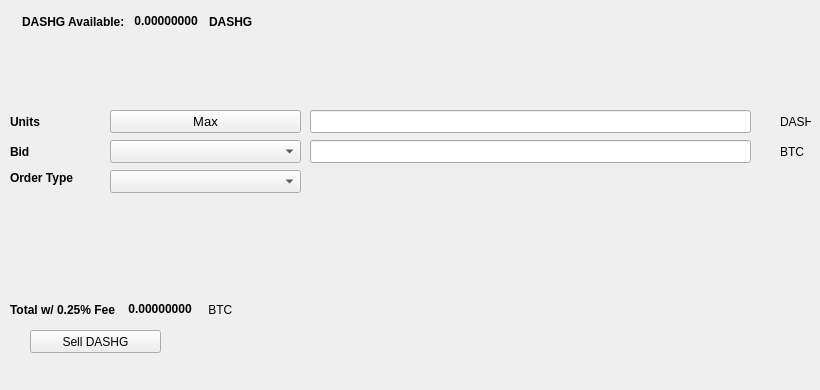
   <widget class="QWidget" name="SellTab">
    <attribute name="title">
     <string>Sell</string>
    </attribute>
    <widget class="QLabel" name="label_16">
     <property name="geometry">
      <rect>
       <x>780</x>
       <y>140</y>
       <width>31</width>
       <height>23</height>
      </rect>
     </property>
     <property name="text">
      <string>BTC</string>
     </property>
    </widget>
    <widget class="QComboBox" name="SellBidcomboBox">
     <property name="geometry">
      <rect>
       <x>110</x>
       <y>140</y>
       <width>191</width>
       <height>23</height>
      </rect>
     </property>
     <property name="font">
      <font>
       <pointsize>10</pointsize>
      </font>
     </property>
    </widget>
    <widget class="QLabel" name="label_18">
     <property name="geometry">
      <rect>
       <x>10</x>
       <y>110</y>
       <width>46</width>
       <height>23</height>
      </rect>
     </property>
     <property name="font">
      <font>
       <weight>75</weight>
       <bold>true</bold>
      </font>
     </property>
     <property name="text">
      <string>Units</string>
     </property>
    </widget>
    <widget class="QPushButton" name="Sell_Max_Amount">
     <property name="geometry">
      <rect>
       <x>110</x>
       <y>110</y>
       <width>191</width>
       <height>23</height>
      </rect>
     </property>
     <property name="font">
      <font>
       <pointsize>10</pointsize>
      </font>
     </property>
     <property name="text">
      <string>Max</string>
     </property>
    </widget>
    <widget class="QLabel" name="label_20">
     <property name="geometry">
      <rect>
       <x>10</x>
       <y>170</y>
       <width>91</width>
       <height>16</height>
      </rect>
     </property>
     <property name="font">
      <font>
       <weight>75</weight>
       <bold>true</bold>
      </font>
     </property>
     <property name="text">
      <string>Order Type</string>
     </property>
    </widget>
    <widget class="QComboBox" name="SellOrdertypeCombo">
     <property name="geometry">
      <rect>
       <x>110</x>
       <y>170</y>
       <width>191</width>
       <height>23</height>
      </rect>
     </property>
     <property name="font">
      <font>
       <pointsize>10</pointsize>
      </font>
     </property>
    </widget>
    <widget class="QLabel" name="label_21">
     <property name="geometry">
      <rect>
       <x>10</x>
       <y>140</y>
       <width>46</width>
       <height>23</height>
      </rect>
     </property>
     <property name="font">
      <font>
       <weight>75</weight>
       <bold>true</bold>
      </font>
     </property>
     <property name="text">
      <string>Bid</string>
     </property>
    </widget>
    <widget class="QLabel" name="label_22">
     <property name="geometry">
      <rect>
       <x>780</x>
       <y>110</y>
       <width>31</width>
       <height>23</height>
      </rect>
     </property>
     <property name="text">
      <string>DASHG</string>
     </property>
    </widget>
    <widget class="QLineEdit" name="UnitsInputDASHG">
     <property name="geometry">
      <rect>
       <x>310</x>
       <y>110</y>
       <width>441</width>
       <height>23</height>
      </rect>
     </property>
     <property name="font">
      <font>
       <pointsize>9</pointsize>
       <weight>75</weight>
       <bold>true</bold>
      </font>
     </property>
    </widget>
    <widget class="QLineEdit" name="SellBidPriceEdit">
     <property name="geometry">
      <rect>
       <x>310</x>
       <y>140</y>
       <width>441</width>
       <height>23</height>
      </rect>
     </property>
     <property name="font">
      <font>
       <pointsize>9</pointsize>
       <weight>75</weight>
       <bold>true</bold>
      </font>
     </property>
    </widget>
    <widget class="QPushButton" name="SellDASHGBTN">
     <property name="geometry">
      <rect>
       <x>30</x>
       <y>330</y>
       <width>131</width>
       <height>23</height>
      </rect>
     </property>
     <property name="text">
      <string>Sell DASHG</string>
     </property>
     <property name="icon">
      <iconset resource="../dashgreen">
       <normaloff>:/icons/bitcoin</normaloff>:/icons/bitcoin</iconset>
     </property>
    </widget>
    <widget class="QWidget" name="layoutWidget3">
     <property name="geometry">
      <rect>
       <x>22</x>
       <y>12</y>
       <width>258</width>
       <height>19</height>
      </rect>
     </property>
     <layout class="QHBoxLayout" name="horizontalLayout">
      <item>
       <widget class="QLabel" name="label232_2">
        <property name="font">
         <font>
          <weight>75</weight>
          <bold>true</bold>
         </font>
        </property>
        <property name="text">
         <string>DASHG Available:</string>
        </property>
       </widget>
      </item>
      <item>
       <widget class="QLabel" name="DASHGAvailableLabel">
        <property name="palette">
         <palette>
          <active>
           <colorrole role="WindowText">
            <brush brushstyle="SolidPattern">
             <color alpha="255">
              <red>0</red>
              <green>0</green>
              <blue>0</blue>
             </color>
            </brush>
           </colorrole>
           <colorrole role="Button">
            <brush brushstyle="SolidPattern">
             <color alpha="255">
              <red>0</red>
              <green>170</green>
              <blue>0</blue>
             </color>
            </brush>
           </colorrole>
           <colorrole role="Light">
            <brush brushstyle="SolidPattern">
             <color alpha="255">
              <red>0</red>
              <green>255</green>
              <blue>0</blue>
             </color>
            </brush>
           </colorrole>
           <colorrole role="Midlight">
            <brush brushstyle="SolidPattern">
             <color alpha="255">
              <red>0</red>
              <green>212</green>
              <blue>0</blue>
             </color>
            </brush>
           </colorrole>
           <colorrole role="Dark">
            <brush brushstyle="SolidPattern">
             <color alpha="255">
              <red>0</red>
              <green>85</green>
              <blue>0</blue>
             </color>
            </brush>
           </colorrole>
           <colorrole role="Mid">
            <brush brushstyle="SolidPattern">
             <color alpha="255">
              <red>0</red>
              <green>113</green>
              <blue>0</blue>
             </color>
            </brush>
           </colorrole>
           <colorrole role="Text">
            <brush brushstyle="SolidPattern">
             <color alpha="255">
              <red>0</red>
              <green>170</green>
              <blue>0</blue>
             </color>
            </brush>
           </colorrole>
           <colorrole role="BrightText">
            <brush brushstyle="SolidPattern">
             <color alpha="255">
              <red>255</red>
              <green>255</green>
              <blue>255</blue>
             </color>
            </brush>
           </colorrole>
           <colorrole role="ButtonText">
            <brush brushstyle="SolidPattern">
             <color alpha="255">
              <red>0</red>
              <green>0</green>
              <blue>0</blue>
             </color>
            </brush>
           </colorrole>
           <colorrole role="Base">
            <brush brushstyle="SolidPattern">
             <color alpha="255">
              <red>255</red>
              <green>255</green>
              <blue>255</blue>
             </color>
            </brush>
           </colorrole>
           <colorrole role="Window">
            <brush brushstyle="SolidPattern">
             <color alpha="255">
              <red>0</red>
              <green>170</green>
              <blue>0</blue>
             </color>
            </brush>
           </colorrole>
           <colorrole role="Shadow">
            <brush brushstyle="SolidPattern">
             <color alpha="255">
              <red>0</red>
              <green>0</green>
              <blue>0</blue>
             </color>
            </brush>
           </colorrole>
           <colorrole role="AlternateBase">
            <brush brushstyle="SolidPattern">
             <color alpha="255">
              <red>127</red>
              <green>212</green>
              <blue>127</blue>
             </color>
            </brush>
           </colorrole>
           <colorrole role="ToolTipBase">
            <brush brushstyle="SolidPattern">
             <color alpha="255">
              <red>255</red>
              <green>255</green>
              <blue>220</blue>
             </color>
            </brush>
           </colorrole>
           <colorrole role="ToolTipText">
            <brush brushstyle="SolidPattern">
             <color alpha="255">
              <red>0</red>
              <green>0</green>
              <blue>0</blue>
             </color>
            </brush>
           </colorrole>
          </active>
          <inactive>
           <colorrole role="WindowText">
            <brush brushstyle="SolidPattern">
             <color alpha="255">
              <red>0</red>
              <green>0</green>
              <blue>0</blue>
             </color>
            </brush>
           </colorrole>
           <colorrole role="Button">
            <brush brushstyle="SolidPattern">
             <color alpha="255">
              <red>0</red>
              <green>170</green>
              <blue>0</blue>
             </color>
            </brush>
           </colorrole>
           <colorrole role="Light">
            <brush brushstyle="SolidPattern">
             <color alpha="255">
              <red>0</red>
              <green>255</green>
              <blue>0</blue>
             </color>
            </brush>
           </colorrole>
           <colorrole role="Midlight">
            <brush brushstyle="SolidPattern">
             <color alpha="255">
              <red>0</red>
              <green>212</green>
              <blue>0</blue>
             </color>
            </brush>
           </colorrole>
           <colorrole role="Dark">
            <brush brushstyle="SolidPattern">
             <color alpha="255">
              <red>0</red>
              <green>85</green>
              <blue>0</blue>
             </color>
            </brush>
           </colorrole>
           <colorrole role="Mid">
            <brush brushstyle="SolidPattern">
             <color alpha="255">
              <red>0</red>
              <green>113</green>
              <blue>0</blue>
             </color>
            </brush>
           </colorrole>
           <colorrole role="Text">
            <brush brushstyle="SolidPattern">
             <color alpha="255">
              <red>0</red>
              <green>170</green>
              <blue>0</blue>
             </color>
            </brush>
           </colorrole>
           <colorrole role="BrightText">
            <brush brushstyle="SolidPattern">
             <color alpha="255">
              <red>255</red>
              <green>255</green>
              <blue>255</blue>
             </color>
            </brush>
           </colorrole>
           <colorrole role="ButtonText">
            <brush brushstyle="SolidPattern">
             <color alpha="255">
              <red>0</red>
              <green>0</green>
              <blue>0</blue>
             </color>
            </brush>
           </colorrole>
           <colorrole role="Base">
            <brush brushstyle="SolidPattern">
             <color alpha="255">
              <red>255</red>
              <green>255</green>
              <blue>255</blue>
             </color>
            </brush>
           </colorrole>
           <colorrole role="Window">
            <brush brushstyle="SolidPattern">
             <color alpha="255">
              <red>0</red>
              <green>170</green>
              <blue>0</blue>
             </color>
            </brush>
           </colorrole>
           <colorrole role="Shadow">
            <brush brushstyle="SolidPattern">
             <color alpha="255">
              <red>0</red>
              <green>0</green>
              <blue>0</blue>
             </color>
            </brush>
           </colorrole>
           <colorrole role="AlternateBase">
            <brush brushstyle="SolidPattern">
             <color alpha="255">
              <red>127</red>
              <green>212</green>
              <blue>127</blue>
             </color>
            </brush>
           </colorrole>
           <colorrole role="ToolTipBase">
            <brush brushstyle="SolidPattern">
             <color alpha="255">
              <red>255</red>
              <green>255</green>
              <blue>220</blue>
             </color>
            </brush>
           </colorrole>
           <colorrole role="ToolTipText">
            <brush brushstyle="SolidPattern">
             <color alpha="255">
              <red>0</red>
              <green>0</green>
              <blue>0</blue>
             </color>
            </brush>
           </colorrole>
          </inactive>
          <disabled>
           <colorrole role="WindowText">
            <brush brushstyle="SolidPattern">
             <color alpha="255">
              <red>0</red>
              <green>85</green>
              <blue>0</blue>
             </color>
            </brush>
           </colorrole>
           <colorrole role="Button">
            <brush brushstyle="SolidPattern">
             <color alpha="255">
              <red>0</red>
              <green>170</green>
              <blue>0</blue>
             </color>
            </brush>
           </colorrole>
           <colorrole role="Light">
            <brush brushstyle="SolidPattern">
             <color alpha="255">
              <red>0</red>
              <green>255</green>
              <blue>0</blue>
             </color>
            </brush>
           </colorrole>
           <colorrole role="Midlight">
            <brush brushstyle="SolidPattern">
             <color alpha="255">
              <red>0</red>
              <green>212</green>
              <blue>0</blue>
             </color>
            </brush>
           </colorrole>
           <colorrole role="Dark">
            <brush brushstyle="SolidPattern">
             <color alpha="255">
              <red>0</red>
              <green>85</green>
              <blue>0</blue>
             </color>
            </brush>
           </colorrole>
           <colorrole role="Mid">
            <brush brushstyle="SolidPattern">
             <color alpha="255">
              <red>0</red>
              <green>113</green>
              <blue>0</blue>
             </color>
            </brush>
           </colorrole>
           <colorrole role="Text">
            <brush brushstyle="SolidPattern">
             <color alpha="255">
              <red>0</red>
              <green>85</green>
              <blue>0</blue>
             </color>
            </brush>
           </colorrole>
           <colorrole role="BrightText">
            <brush brushstyle="SolidPattern">
             <color alpha="255">
              <red>255</red>
              <green>255</green>
              <blue>255</blue>
             </color>
            </brush>
           </colorrole>
           <colorrole role="ButtonText">
            <brush brushstyle="SolidPattern">
             <color alpha="255">
              <red>0</red>
              <green>85</green>
              <blue>0</blue>
             </color>
            </brush>
           </colorrole>
           <colorrole role="Base">
            <brush brushstyle="SolidPattern">
             <color alpha="255">
              <red>0</red>
              <green>170</green>
              <blue>0</blue>
             </color>
            </brush>
           </colorrole>
           <colorrole role="Window">
            <brush brushstyle="SolidPattern">
             <color alpha="255">
              <red>0</red>
              <green>170</green>
              <blue>0</blue>
             </color>
            </brush>
           </colorrole>
           <colorrole role="Shadow">
            <brush brushstyle="SolidPattern">
             <color alpha="255">
              <red>0</red>
              <green>0</green>
              <blue>0</blue>
             </color>
            </brush>
           </colorrole>
           <colorrole role="AlternateBase">
            <brush brushstyle="SolidPattern">
             <color alpha="255">
              <red>0</red>
              <green>170</green>
              <blue>0</blue>
             </color>
            </brush>
           </colorrole>
           <colorrole role="ToolTipBase">
            <brush brushstyle="SolidPattern">
             <color alpha="255">
              <red>255</red>
              <green>255</green>
              <blue>220</blue>
             </color>
            </brush>
           </colorrole>
           <colorrole role="ToolTipText">
            <brush brushstyle="SolidPattern">
             <color alpha="255">
              <red>0</red>
              <green>0</green>
              <blue>0</blue>
             </color>
            </brush>
           </colorrole>
          </disabled>
         </palette>
        </property>
        <property name="font">
         <font>
          <weight>75</weight>
          <bold>true</bold>
         </font>
        </property>
        <property name="text">
         <string> 0.00000000 </string>
        </property>
        <property name="textInteractionFlags">
         <set>Qt::LinksAccessibleByMouse|Qt::TextSelectableByKeyboard|Qt::TextSelectableByMouse</set>
        </property>
       </widget>
      </item>
      <item>
       <widget class="QLabel" name="labelDASHG">
        <property name="font">
         <font>
          <weight>75</weight>
          <bold>true</bold>
         </font>
        </property>
        <property name="text">
         <string>DASHG</string>
        </property>
       </widget>
      </item>
     </layout>
    </widget>
    <widget class="QWidget" name="layoutWidget">
     <property name="geometry">
      <rect>
       <x>10</x>
       <y>300</y>
       <width>268</width>
       <height>19</height>
      </rect>
     </property>
     <layout class="QHBoxLayout" name="horizontalLayout_2">
      <item>
       <widget class="QLabel" name="label_19">
        <property name="font">
         <font>
          <weight>75</weight>
          <bold>true</bold>
         </font>
        </property>
        <property name="text">
         <string>Total w/ 0.25% Fee </string>
        </property>
       </widget>
      </item>
      <item>
       <widget class="QLabel" name="SellCostLabel">
        <property name="palette">
         <palette>
          <active>
           <colorrole role="WindowText">
            <brush brushstyle="SolidPattern">
             <color alpha="255">
              <red>0</red>
              <green>0</green>
              <blue>0</blue>
             </color>
            </brush>
           </colorrole>
           <colorrole role="Button">
            <brush brushstyle="SolidPattern">
             <color alpha="255">
              <red>0</red>
              <green>170</green>
              <blue>0</blue>
             </color>
            </brush>
           </colorrole>
           <colorrole role="Light">
            <brush brushstyle="SolidPattern">
             <color alpha="255">
              <red>0</red>
              <green>255</green>
              <blue>0</blue>
             </color>
            </brush>
           </colorrole>
           <colorrole role="Midlight">
            <brush brushstyle="SolidPattern">
             <color alpha="255">
              <red>0</red>
              <green>212</green>
              <blue>0</blue>
             </color>
            </brush>
           </colorrole>
           <colorrole role="Dark">
            <brush brushstyle="SolidPattern">
             <color alpha="255">
              <red>0</red>
              <green>85</green>
              <blue>0</blue>
             </color>
            </brush>
           </colorrole>
           <colorrole role="Mid">
            <brush brushstyle="SolidPattern">
             <color alpha="255">
              <red>0</red>
              <green>113</green>
              <blue>0</blue>
             </color>
            </brush>
           </colorrole>
           <colorrole role="Text">
            <brush brushstyle="SolidPattern">
             <color alpha="255">
              <red>0</red>
              <green>170</green>
              <blue>0</blue>
             </color>
            </brush>
           </colorrole>
           <colorrole role="BrightText">
            <brush brushstyle="SolidPattern">
             <color alpha="255">
              <red>255</red>
              <green>255</green>
              <blue>255</blue>
             </color>
            </brush>
           </colorrole>
           <colorrole role="ButtonText">
            <brush brushstyle="SolidPattern">
             <color alpha="255">
              <red>0</red>
              <green>0</green>
              <blue>0</blue>
             </color>
            </brush>
           </colorrole>
           <colorrole role="Base">
            <brush brushstyle="SolidPattern">
             <color alpha="255">
              <red>255</red>
              <green>255</green>
              <blue>255</blue>
             </color>
            </brush>
           </colorrole>
           <colorrole role="Window">
            <brush brushstyle="SolidPattern">
             <color alpha="255">
              <red>0</red>
              <green>170</green>
              <blue>0</blue>
             </color>
            </brush>
           </colorrole>
           <colorrole role="Shadow">
            <brush brushstyle="SolidPattern">
             <color alpha="255">
              <red>0</red>
              <green>0</green>
              <blue>0</blue>
             </color>
            </brush>
           </colorrole>
           <colorrole role="AlternateBase">
            <brush brushstyle="SolidPattern">
             <color alpha="255">
              <red>127</red>
              <green>212</green>
              <blue>127</blue>
             </color>
            </brush>
           </colorrole>
           <colorrole role="ToolTipBase">
            <brush brushstyle="SolidPattern">
             <color alpha="255">
              <red>255</red>
              <green>255</green>
              <blue>220</blue>
             </color>
            </brush>
           </colorrole>
           <colorrole role="ToolTipText">
            <brush brushstyle="SolidPattern">
             <color alpha="255">
              <red>0</red>
              <green>0</green>
              <blue>0</blue>
             </color>
            </brush>
           </colorrole>
          </active>
          <inactive>
           <colorrole role="WindowText">
            <brush brushstyle="SolidPattern">
             <color alpha="255">
              <red>0</red>
              <green>0</green>
              <blue>0</blue>
             </color>
            </brush>
           </colorrole>
           <colorrole role="Button">
            <brush brushstyle="SolidPattern">
             <color alpha="255">
              <red>0</red>
              <green>170</green>
              <blue>0</blue>
             </color>
            </brush>
           </colorrole>
           <colorrole role="Light">
            <brush brushstyle="SolidPattern">
             <color alpha="255">
              <red>0</red>
              <green>255</green>
              <blue>0</blue>
             </color>
            </brush>
           </colorrole>
           <colorrole role="Midlight">
            <brush brushstyle="SolidPattern">
             <color alpha="255">
              <red>0</red>
              <green>212</green>
              <blue>0</blue>
             </color>
            </brush>
           </colorrole>
           <colorrole role="Dark">
            <brush brushstyle="SolidPattern">
             <color alpha="255">
              <red>0</red>
              <green>85</green>
              <blue>0</blue>
             </color>
            </brush>
           </colorrole>
           <colorrole role="Mid">
            <brush brushstyle="SolidPattern">
             <color alpha="255">
              <red>0</red>
              <green>113</green>
              <blue>0</blue>
             </color>
            </brush>
           </colorrole>
           <colorrole role="Text">
            <brush brushstyle="SolidPattern">
             <color alpha="255">
              <red>0</red>
              <green>170</green>
              <blue>0</blue>
             </color>
            </brush>
           </colorrole>
           <colorrole role="BrightText">
            <brush brushstyle="SolidPattern">
             <color alpha="255">
              <red>255</red>
              <green>255</green>
              <blue>255</blue>
             </color>
            </brush>
           </colorrole>
           <colorrole role="ButtonText">
            <brush brushstyle="SolidPattern">
             <color alpha="255">
              <red>0</red>
              <green>0</green>
              <blue>0</blue>
             </color>
            </brush>
           </colorrole>
           <colorrole role="Base">
            <brush brushstyle="SolidPattern">
             <color alpha="255">
              <red>255</red>
              <green>255</green>
              <blue>255</blue>
             </color>
            </brush>
           </colorrole>
           <colorrole role="Window">
            <brush brushstyle="SolidPattern">
             <color alpha="255">
              <red>0</red>
              <green>170</green>
              <blue>0</blue>
             </color>
            </brush>
           </colorrole>
           <colorrole role="Shadow">
            <brush brushstyle="SolidPattern">
             <color alpha="255">
              <red>0</red>
              <green>0</green>
              <blue>0</blue>
             </color>
            </brush>
           </colorrole>
           <colorrole role="AlternateBase">
            <brush brushstyle="SolidPattern">
             <color alpha="255">
              <red>127</red>
              <green>212</green>
              <blue>127</blue>
             </color>
            </brush>
           </colorrole>
           <colorrole role="ToolTipBase">
            <brush brushstyle="SolidPattern">
             <color alpha="255">
              <red>255</red>
              <green>255</green>
              <blue>220</blue>
             </color>
            </brush>
           </colorrole>
           <colorrole role="ToolTipText">
            <brush brushstyle="SolidPattern">
             <color alpha="255">
              <red>0</red>
              <green>0</green>
              <blue>0</blue>
             </color>
            </brush>
           </colorrole>
          </inactive>
          <disabled>
           <colorrole role="WindowText">
            <brush brushstyle="SolidPattern">
             <color alpha="255">
              <red>0</red>
              <green>85</green>
              <blue>0</blue>
             </color>
            </brush>
           </colorrole>
           <colorrole role="Button">
            <brush brushstyle="SolidPattern">
             <color alpha="255">
              <red>0</red>
              <green>170</green>
              <blue>0</blue>
             </color>
            </brush>
           </colorrole>
           <colorrole role="Light">
            <brush brushstyle="SolidPattern">
             <color alpha="255">
              <red>0</red>
              <green>255</green>
              <blue>0</blue>
             </color>
            </brush>
           </colorrole>
           <colorrole role="Midlight">
            <brush brushstyle="SolidPattern">
             <color alpha="255">
              <red>0</red>
              <green>212</green>
              <blue>0</blue>
             </color>
            </brush>
           </colorrole>
           <colorrole role="Dark">
            <brush brushstyle="SolidPattern">
             <color alpha="255">
              <red>0</red>
              <green>85</green>
              <blue>0</blue>
             </color>
            </brush>
           </colorrole>
           <colorrole role="Mid">
            <brush brushstyle="SolidPattern">
             <color alpha="255">
              <red>0</red>
              <green>113</green>
              <blue>0</blue>
             </color>
            </brush>
           </colorrole>
           <colorrole role="Text">
            <brush brushstyle="SolidPattern">
             <color alpha="255">
              <red>0</red>
              <green>85</green>
              <blue>0</blue>
             </color>
            </brush>
           </colorrole>
           <colorrole role="BrightText">
            <brush brushstyle="SolidPattern">
             <color alpha="255">
              <red>255</red>
              <green>255</green>
              <blue>255</blue>
             </color>
            </brush>
           </colorrole>
           <colorrole role="ButtonText">
            <brush brushstyle="SolidPattern">
             <color alpha="255">
              <red>0</red>
              <green>85</green>
              <blue>0</blue>
             </color>
            </brush>
           </colorrole>
           <colorrole role="Base">
            <brush brushstyle="SolidPattern">
             <color alpha="255">
              <red>0</red>
              <green>170</green>
              <blue>0</blue>
             </color>
            </brush>
           </colorrole>
           <colorrole role="Window">
            <brush brushstyle="SolidPattern">
             <color alpha="255">
              <red>0</red>
              <green>170</green>
              <blue>0</blue>
             </color>
            </brush>
           </colorrole>
           <colorrole role="Shadow">
            <brush brushstyle="SolidPattern">
             <color alpha="255">
              <red>0</red>
              <green>0</green>
              <blue>0</blue>
             </color>
            </brush>
           </colorrole>
           <colorrole role="AlternateBase">
            <brush brushstyle="SolidPattern">
             <color alpha="255">
              <red>0</red>
              <green>170</green>
              <blue>0</blue>
             </color>
            </brush>
           </colorrole>
           <colorrole role="ToolTipBase">
            <brush brushstyle="SolidPattern">
             <color alpha="255">
              <red>255</red>
              <green>255</green>
              <blue>220</blue>
             </color>
            </brush>
           </colorrole>
           <colorrole role="ToolTipText">
            <brush brushstyle="SolidPattern">
             <color alpha="255">
              <red>0</red>
              <green>0</green>
              <blue>0</blue>
             </color>
            </brush>
           </colorrole>
          </disabled>
         </palette>
        </property>
        <property name="font">
         <font>
          <weight>75</weight>
          <bold>true</bold>
         </font>
        </property>
        <property name="autoFillBackground">
         <bool>false</bool>
        </property>
        <property name="text">
         <string> 0.00000000</string>
        </property>
        <property name="textInteractionFlags">
         <set>Qt::LinksAccessibleByMouse|Qt::TextSelectableByMouse</set>
        </property>
       </widget>
      </item>
      <item>
       <widget class="QLabel" name="label_17">
        <property name="font">
         <font>
          <weight>50</weight>
          <bold>false</bold>
         </font>
        </property>
        <property name="text">
         <string> BTC</string>
        </property>
       </widget>
      </item>
     </layout>
    </widget>
    <widget class="QLabel" name="label_23">
     <property name="geometry">
      <rect>
       <x>460</x>
       <y>300</y>
       <width>281</width>
       <height>81</height>
      </rect>
     </property>
     <property name="text">
      <string/>
     </property>
     <property name="pixmap">
      <pixmap>:/images/bittrex</pixmap>
     </property>
    </widget>
   </widget>
